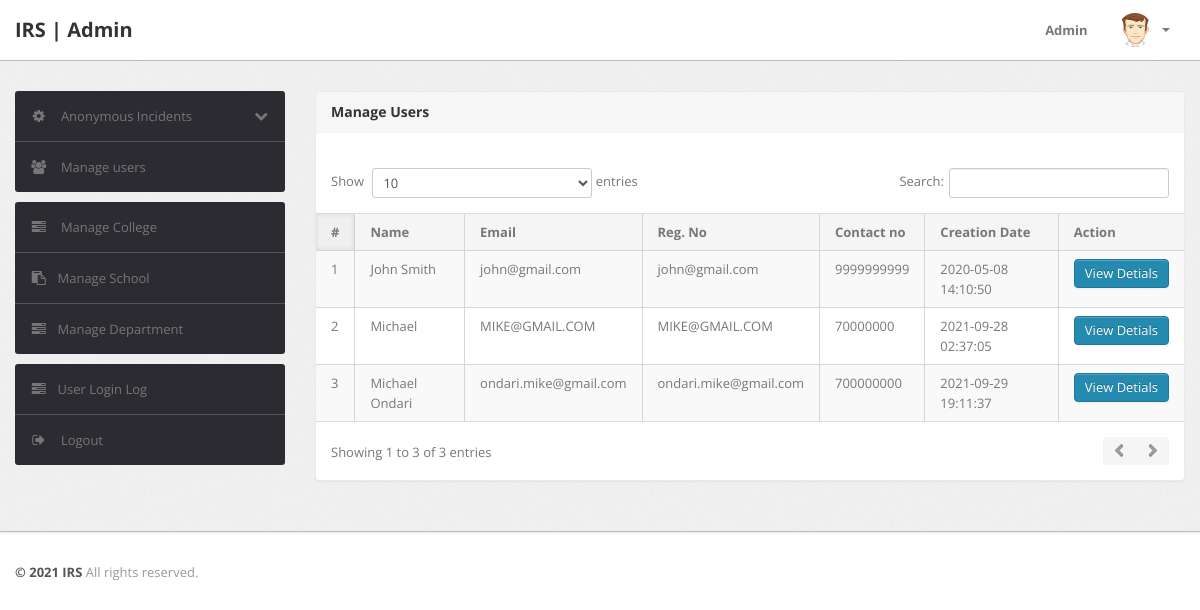
The page /admin/manage-users.php (signed in) on the database its author committed.
### tables this page shows
CREATE TABLE `users` (
  `id` int(11) NOT NULL,
  `fullName` varchar(255) DEFAULT NULL,
  `userEmail` varchar(255) DEFAULT NULL,
  `password` varchar(255) DEFAULT NULL,
  `contactNo` bigint(11) DEFAULT NULL,
  `address` tinytext DEFAULT NULL,
  `State` varchar(255) DEFAULT NULL,
  `country` varchar(255) DEFAULT NULL,
  `pincode` int(6) DEFAULT NULL,
  `userImage` varchar(255) DEFAULT NULL,
  `regDate` timestamp NOT NULL DEFAULT current_timestamp(),
  `updationDate` timestamp NOT NULL DEFAULT '0000-00-00 00:00:00' ON UPDATE current_timestamp(),
  `status` int(1) NOT NULL
);

### admin/manage-users.php (the view, shortened to what this page needs)
<?php
include('include/config.php');
if (strlen($_SESSION['alogin']) == 0) {
	header('location:index.php');
} else {
?>
	<!DOCTYPE html>
	<html lang="en">
	<head>
		<link type="text/css" href="bootstrap/css/bootstrap.min.css" rel="stylesheet">
		<link type="text/css" href="bootstrap/css/bootstrap-responsive.min.css" rel="stylesheet">
		<link type="text/css" href="css/theme.css" rel="stylesheet">
		<link type="text/css" href="images/icons/css/font-awesome.css" rel="stylesheet">
	</head>
	<body>
		<?php include('include/header.php'); ?>
		<div class="wrapper">
			<div class="container">
				<div class="row">
					<?php include('include/sidebar.php'); ?>
					<div class="span9">
						<div class="content">
							<div class="module">
								<div class="module-head">
									<h3>Manage Users</h3>
								</div>
								<div class="module-body table">
									<br />
									<table cellpadding="0" cellspacing="0" border="0" class="datatable-1 table table-bordered table-striped	 display" width="100%">
										<thead>
											<tr>
												<th>#</th>
												<th>Name</th>
												<th>Email </th>
												<th>Reg. No </th>
												<th>Contact no</th>
												<th>Creation Date </th>
												<th>Action</th>
											</tr>
										</thead>
										<tbody>
											<?php $query = mysqli_query($bd, "select * from users");
											$cnt = 1;
											while ($row = mysqli_fetch_array($query)) {
											?>
												<tr>
													<td><?php echo htmlentities($cnt); ?></td>
													<td><?php echo htmlentities($row['fullName']); ?></td>
													<td><?php echo htmlentities($row['userEmail']); ?></td>
													<td><?php echo htmlentities($row['userEmail']); ?></td>
													<td> <?php echo htmlentities($row['contactNo']); ?></td>
													<td><?php echo htmlentities($row['regDate']); ?></td>
													<td><a href="javascript:void(0);" onClick="popUpWindow('http://localhost/incidents/admin/userprofile.php?uid=<?php echo htmlentities($row['id']); ?>');" title="Update order">
															<button type="button" class="btn btn-primary">View Detials</button>
														</a></td>
												<?php $cnt = $cnt + 1;
											} ?>
									</table>
								</div>
							</div>
						</div>
					</div>
				</div>
			</div>
		</div>
		<?php include('include/footer.php'); ?>
	</body>
<?php } ?>

### admin/include/header.php (shortened to what this page needs)
<div class="navbar navbar-fixed-top">
	<div class="navbar-inner">
		<div class="container">
			<a class="brand" href="index.php">
				IRS | Admin
			</a>
			<div class="nav-collapse collapse navbar-inverse-collapse">
				<ul class="nav pull-right">
					<li><a href="#">
							Admin
						</a></li>
					<li class="nav-user dropdown">
						<a href="#" class="dropdown-toggle" data-toggle="dropdown">
							<img src="images/user.png" class="nav-avatar" />
							<b class="caret"></b>
						</a>
					</li>
				</ul>
			</div>
		</div>
	</div>
</div>

### admin/include/sidebar.php (shortened to what this page needs)
<div class="span3">
	<div class="sidebar">
		<ul class="widget widget-menu unstyled">
			<li>
				<a class="collapsed" data-toggle="collapse" href="#togglenotanonymousPages">
					<i class="menu-icon icon-cog"></i>
					<i class="icon-chevron-down pull-right"></i><i class="icon-chevron-up pull-right"></i>
					Anonymous Incidents
				</a>
			</li>
			<li>
				<a href="manage-users.php">
					<i class="menu-icon icon-group"></i>
					Manage users
				</a>
			</li>
		</ul>
		<ul class="widget widget-menu unstyled">
			<li><a href="colleges.php"><i class="menu-icon icon-tasks"></i> Manage College </a></li>
			<li><a href="schools.php"><i class="menu-icon icon-paste"></i>Manage School</a></li>
			<li><a href="departments.php"><i class="menu-icon icon-tasks"></i>Manage Department </a></li>
		</ul>
		<ul class="widget widget-menu unstyled">
			<li><a href="user-logs.php"><i class="menu-icon icon-tasks"></i>User Login Log </a></li>
			<li>
				<a href="logout.php">
					<i class="menu-icon icon-signout"></i>
					Logout
				</a>
			</li>
		</ul>
	</div>
</div>

### admin/include/footer.php
<div class="footer">
	<div class="container">
		<b class="copyright">&copy; 2021 IRS </b> All rights reserved.
	</div>
</div>

### rows shown on the page
users: fullName "John Smith", userEmail "john@gmail.com", contactNo "9999999999", regDate "2020-05-08 14:10:50"
users: fullName "Michael", userEmail "MIKE@GMAIL.COM", contactNo "70000000", regDate "2021-09-28 02:37:05"
users: fullName "Michael Ondari", userEmail "ondari.mike@gmail.com", contactNo "700000000", regDate "2021-09-29 19:11:37"
